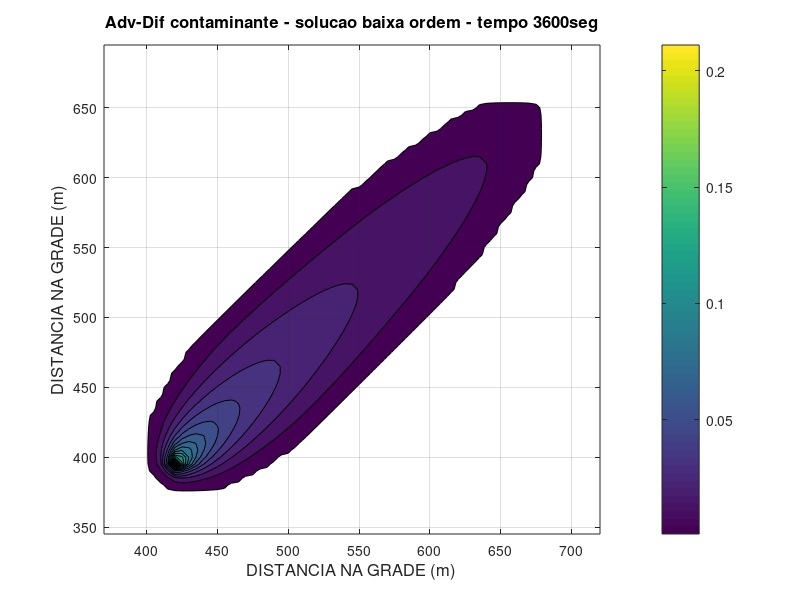

MATLAB code for this plot:
% Solucao da equacao da adveccao - difusao 2D com esquema de baixa ordem

clear all; close all; clc

jmax=170;           % numero de colunas da grade
kmax=160;           % numero de linhas da grade
nmax=600;           % numero de passos de tempo de simulacao

dx=5;               % espacamento horizontal na direcao x [m]
dx2=dx*dx;
dy=5;               % espacamento horizontal na direcao y [m]
dy2=dy*dy;
dt=6;               % passo de tempo, em segundos
Dh=0.5;             % coeficiente de difusao horizontal [m2/s]
qhu=dt*Dh/dx2;
qhv=dt*Dh/dy2;
concorte=0.001;     % concentracao de corte para graficos
xgrid=((1:jmax)-1)*dx;
ygrid=((1:kmax)-1)*dy;

freqplot=30;        % frequencia de plotagem

kdesp=80;jdesp=85;  % local do despejo continuo
despejo=0.1;        % lancamento continuo [kg]

umed=0.10;   % velocidade media na direcao ew, em m/s
vmed=0.10;   % velocidade media na direcao ns, em m/s

%inicializacao das matrizes:
fatu=zeros(kmax,jmax); % linha, coluna invertida.... (our matlab convention)
fren=zeros(kmax,jmax);
fdespejo=zeros(kmax,jmax);

%Condicao inicial
fdespejo(kdesp,jdesp)=despejo;

jminplot=jdesp-10; jmaxplot=jdesp+60; kminplot=kdesp-10; kmaxplot=kdesp+60;

% Loop do tempo
for n=2:nmax
% Termos T1 adveccao em x e T2 adveccao em y (laterais no espaco)
% Termos T3 difusao em x e T4 difusao em y (centrados no espaco)

if umed <0
    T1=(dt/dx)*umed.*(fatu(2:end-1,3:end)  -fatu(2:end-1,2:end-1)); %adveccao u negativo
else
    T1=(dt/dx)*umed.*(fatu(2:end-1,2:end-1)-fatu(2:end-1,1:end-2)); %adveccao u positivo
end
if vmed <0
    T2=(dt/dy)*vmed.*(fatu(3:end,  2:end-1)-fatu(2:end-1,2:end-1)); %adveccao v negativo
else
    T2=(dt/dy)*vmed.*(fatu(2:end-1,2:end-1)-fatu(1:end-2,2:end-1)); %adveccao v positivo
end
T3=qhu*(fatu(2:end-1,3:end)  -2*fatu(2:end-1,2:end-1)+fatu(2:end-1,1:end-2)); % difusao em u
T4=qhv*(fatu(3:end,  2:end-1)-2*fatu(2:end-1,2:end-1)+fatu(1:end-2,2:end-1)); % difusao em v

fren(2:end-1,2:end-1) = fatu(2:end-1,2:end-1)-T1-T2+T3+T4;
% zerando alguma parte
ind=find(fren<concorte);
fren(ind)=0;
% acumulando despejo
fren=fren+fdespejo;
% concentração máxima
conmax=max(max(fren));

% plot de resultados [rem = resto da divis??o]
    if rem(n,freqplot)==0
        contourf(xgrid,ygrid,fren,[concorte:0.01:conmax]);
        grid;
        axis([xgrid(jminplot) xgrid(jmaxplot) ygrid(kminplot) ygrid(kmaxplot)]);
        colorbar
        tempo=n*dt;
        title(['Adv-Dif contaminante - solucao baixa ordem - tempo ',...
            num2str(tempo),'seg'],'fontsize',12)
        xlabel('DISTANCIA NA GRADE (m)','fontsize',12)
        ylabel('DISTANCIA NA GRADE (m)','fontsize',12)
        F(n)=getframe;
    end
fatu=fren;
end
